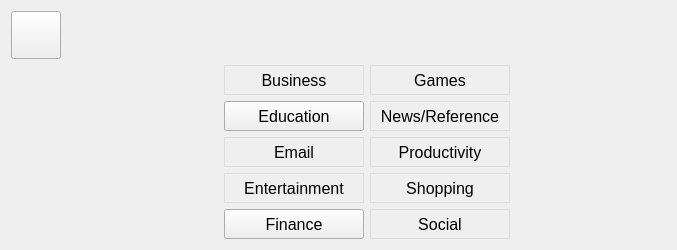
      <widget class="QWidget" name="passwordsPage">
       <property name="styleSheet">
        <string notr="true">QPushButton#test:pressed {background-color: rgb(255, 0, 255);}
         </string>
       </property>
       <layout class="QGridLayout" name="gridLayout_2">
        <item row="0" column="0">
         <widget class="QPushButton" name="backToMain4">
          <property name="sizePolicy">
           <sizepolicy hsizetype="Fixed" vsizetype="Fixed">
            <horstretch>0</horstretch>
            <verstretch>0</verstretch>
           </sizepolicy>
          </property>
          <property name="minimumSize">
           <size>
            <width>50</width>
            <height>48</height>
           </size>
          </property>
          <property name="maximumSize">
           <size>
            <width>50</width>
            <height>50</height>
           </size>
          </property>
          <property name="autoFillBackground">
           <bool>false</bool>
          </property>
          <property name="styleSheet">
           <string notr="true"/>
          </property>
          <property name="text">
           <string/>
          </property>
          <property name="icon">
           <iconset resource="resource.qrc">
            <normaloff>:/images/back.png</normaloff>:/images/back.png</iconset>
          </property>
          <property name="iconSize">
           <size>
            <width>40</width>
            <height>40</height>
           </size>
          </property>
          <property name="flat">
           <bool>false</bool>
          </property>
         </widget>
        </item>
        <item row="0" column="2">
         <spacer name="horizontalSpacer_6">
          <property name="orientation">
           <enum>Qt::Horizontal</enum>
          </property>
          <property name="sizeHint" stdset="0">
           <size>
            <width>40</width>
            <height>20</height>
           </size>
          </property>
         </spacer>
        </item>
        <item row="1" column="2">
         <widget class="QPushButton" name="businessFolder">
          <property name="enabled">
           <bool>true</bool>
          </property>
          <property name="sizePolicy">
           <sizepolicy hsizetype="MinimumExpanding" vsizetype="MinimumExpanding">
            <horstretch>0</horstretch>
            <verstretch>0</verstretch>
           </sizepolicy>
          </property>
          <property name="minimumSize">
           <size>
            <width>140</width>
            <height>30</height>
           </size>
          </property>
          <property name="maximumSize">
           <size>
            <width>280</width>
            <height>60</height>
           </size>
          </property>
          <property name="font">
           <font>
            <pointsize>12</pointsize>
           </font>
          </property>
          <property name="cursor">
           <cursorShape>PointingHandCursor</cursorShape>
          </property>
          <property name="acceptDrops">
           <bool>false</bool>
          </property>
          <property name="autoFillBackground">
           <bool>false</bool>
          </property>
          <property name="styleSheet">
           <string notr="true">border: 1px solid rgb(221, 221, 221);

</string>
          </property>
          <property name="text">
           <string>Business</string>
          </property>
          <property name="icon">
           <iconset>
            <normaloff>images/folder2.png</normaloff>images/folder2.png</iconset>
          </property>
          <property name="shortcut">
           <string/>
          </property>
          <property name="checkable">
           <bool>false</bool>
          </property>
          <property name="checked">
           <bool>false</bool>
          </property>
          <property name="autoDefault">
           <bool>false</bool>
          </property>
          <property name="default">
           <bool>false</bool>
          </property>
          <property name="flat">
           <bool>false</bool>
          </property>
         </widget>
        </item>
        <item row="1" column="3">
         <widget class="QPushButton" name="gamesFolder">
          <property name="enabled">
           <bool>true</bool>
          </property>
          <property name="sizePolicy">
           <sizepolicy hsizetype="MinimumExpanding" vsizetype="MinimumExpanding">
            <horstretch>0</horstretch>
            <verstretch>0</verstretch>
           </sizepolicy>
          </property>
          <property name="minimumSize">
           <size>
            <width>140</width>
            <height>30</height>
           </size>
          </property>
          <property name="maximumSize">
           <size>
            <width>280</width>
            <height>60</height>
           </size>
          </property>
          <property name="font">
           <font>
            <pointsize>12</pointsize>
           </font>
          </property>
          <property name="cursor">
           <cursorShape>PointingHandCursor</cursorShape>
          </property>
          <property name="acceptDrops">
           <bool>false</bool>
          </property>
          <property name="autoFillBackground">
           <bool>false</bool>
          </property>
          <property name="styleSheet">
           <string notr="true">border: 1px solid rgb(221, 221, 221);
</string>
          </property>
          <property name="text">
           <string>Games</string>
          </property>
          <property name="icon">
           <iconset>
            <normaloff>images/folder2.png</normaloff>images/folder2.png</iconset>
          </property>
          <property name="shortcut">
           <string/>
          </property>
          <property name="checkable">
           <bool>false</bool>
          </property>
          <property name="checked">
           <bool>false</bool>
          </property>
          <property name="autoDefault">
           <bool>false</bool>
          </property>
          <property name="default">
           <bool>false</bool>
          </property>
          <property name="flat">
           <bool>false</bool>
          </property>
         </widget>
        </item>
        <item row="2" column="2">
         <widget class="QPushButton" name="educationFolder">
          <property name="enabled">
           <bool>true</bool>
          </property>
          <property name="sizePolicy">
           <sizepolicy hsizetype="MinimumExpanding" vsizetype="MinimumExpanding">
            <horstretch>0</horstretch>
            <verstretch>0</verstretch>
           </sizepolicy>
          </property>
          <property name="minimumSize">
           <size>
            <width>140</width>
            <height>30</height>
           </size>
          </property>
          <property name="maximumSize">
           <size>
            <width>280</width>
            <height>60</height>
           </size>
          </property>
          <property name="font">
           <font>
            <pointsize>12</pointsize>
           </font>
          </property>
          <property name="cursor">
           <cursorShape>PointingHandCursor</cursorShape>
          </property>
          <property name="acceptDrops">
           <bool>false</bool>
          </property>
          <property name="autoFillBackground">
           <bool>false</bool>
          </property>
          <property name="styleSheet">
           <string notr="true">border: 1px solid rgb(221, 221, 221);
QpushButton::pressed{background-color: red;}</string>
          </property>
          <property name="text">
           <string>Education</string>
          </property>
          <property name="icon">
           <iconset>
            <normaloff>images/folder2.png</normaloff>images/folder2.png</iconset>
          </property>
          <property name="shortcut">
           <string/>
          </property>
          <property name="checkable">
           <bool>false</bool>
          </property>
          <property name="checked">
           <bool>false</bool>
          </property>
          <property name="autoDefault">
           <bool>false</bool>
          </property>
          <property name="default">
           <bool>false</bool>
          </property>
          <property name="flat">
           <bool>false</bool>
          </property>
         </widget>
        </item>
        <item row="2" column="3">
         <widget class="QPushButton" name="newsFolder">
          <property name="enabled">
           <bool>true</bool>
          </property>
          <property name="sizePolicy">
           <sizepolicy hsizetype="MinimumExpanding" vsizetype="MinimumExpanding">
            <horstretch>0</horstretch>
            <verstretch>0</verstretch>
           </sizepolicy>
          </property>
          <property name="minimumSize">
           <size>
            <width>140</width>
            <height>30</height>
           </size>
          </property>
          <property name="maximumSize">
           <size>
            <width>280</width>
            <height>60</height>
           </size>
          </property>
          <property name="font">
           <font>
            <pointsize>12</pointsize>
           </font>
          </property>
          <property name="cursor">
           <cursorShape>PointingHandCursor</cursorShape>
          </property>
          <property name="acceptDrops">
           <bool>false</bool>
          </property>
          <property name="autoFillBackground">
           <bool>false</bool>
          </property>
          <property name="styleSheet">
           <string notr="true">border: 1px solid rgb(221, 221, 221);
</string>
          </property>
          <property name="text">
           <string>News/Reference</string>
          </property>
          <property name="icon">
           <iconset>
            <normaloff>images/folder2.png</normaloff>images/folder2.png</iconset>
          </property>
          <property name="shortcut">
           <string/>
          </property>
          <property name="checkable">
           <bool>false</bool>
          </property>
          <property name="checked">
           <bool>false</bool>
          </property>
          <property name="autoDefault">
           <bool>false</bool>
          </property>
          <property name="default">
           <bool>false</bool>
          </property>
          <property name="flat">
           <bool>false</bool>
          </property>
         </widget>
        </item>
        <item row="3" column="1">
         <spacer name="horizontalSpacer_7">
          <property name="orientation">
           <enum>Qt::Horizontal</enum>
          </property>
          <property name="sizeHint" stdset="0">
           <size>
            <width>157</width>
            <height>20</height>
           </size>
          </property>
         </spacer>
        </item>
        <item row="3" column="2">
         <widget class="QPushButton" name="emailFolder">
          <property name="enabled">
           <bool>true</bool>
          </property>
          <property name="sizePolicy">
           <sizepolicy hsizetype="MinimumExpanding" vsizetype="MinimumExpanding">
            <horstretch>0</horstretch>
            <verstretch>0</verstretch>
           </sizepolicy>
          </property>
          <property name="minimumSize">
           <size>
            <width>140</width>
            <height>30</height>
           </size>
          </property>
          <property name="maximumSize">
           <size>
            <width>280</width>
            <height>60</height>
           </size>
          </property>
          <property name="font">
           <font>
            <pointsize>12</pointsize>
           </font>
          </property>
          <property name="cursor">
           <cursorShape>PointingHandCursor</cursorShape>
          </property>
          <property name="acceptDrops">
           <bool>false</bool>
          </property>
          <property name="autoFillBackground">
           <bool>false</bool>
          </property>
          <property name="styleSheet">
           <string notr="true">border: 1px solid rgb(221, 221, 221);
</string>
          </property>
          <property name="text">
           <string>Email</string>
          </property>
          <property name="icon">
           <iconset>
            <normaloff>images/folder2.png</normaloff>images/folder2.png</iconset>
          </property>
          <property name="shortcut">
           <string/>
          </property>
          <property name="checkable">
           <bool>false</bool>
          </property>
          <property name="checked">
           <bool>false</bool>
          </property>
          <property name="autoDefault">
           <bool>false</bool>
          </property>
          <property name="default">
           <bool>false</bool>
          </property>
          <property name="flat">
           <bool>false</bool>
          </property>
         </widget>
        </item>
        <item row="3" column="3">
         <widget class="QPushButton" name="productivityFolder">
          <property name="enabled">
           <bool>true</bool>
          </property>
          <property name="sizePolicy">
           <sizepolicy hsizetype="MinimumExpanding" vsizetype="MinimumExpanding">
            <horstretch>0</horstretch>
            <verstretch>0</verstretch>
           </sizepolicy>
          </property>
          <property name="minimumSize">
           <size>
            <width>140</width>
            <height>30</height>
           </size>
          </property>
          <property name="maximumSize">
           <size>
            <width>280</width>
            <height>60</height>
           </size>
          </property>
          <property name="font">
           <font>
            <pointsize>12</pointsize>
           </font>
          </property>
          <property name="cursor">
           <cursorShape>PointingHandCursor</cursorShape>
          </property>
          <property name="acceptDrops">
           <bool>false</bool>
          </property>
          <property name="autoFillBackground">
           <bool>false</bool>
          </property>
          <property name="styleSheet">
           <string notr="true">border: 1px solid rgb(221, 221, 221);
</string>
          </property>
          <property name="text">
           <string>Productivity</string>
          </property>
          <property name="icon">
           <iconset>
            <normaloff>images/folder2.png</normaloff>images/folder2.png</iconset>
          </property>
          <property name="shortcut">
           <string/>
          </property>
          <property name="checkable">
           <bool>false</bool>
          </property>
          <property name="checked">
           <bool>false</bool>
          </property>
          <property name="autoDefault">
           <bool>false</bool>
          </property>
          <property name="default">
           <bool>false</bool>
          </property>
          <property name="flat">
           <bool>false</bool>
          </property>
         </widget>
        </item>
        <item row="3" column="4">
         <spacer name="horizontalSpacer_8">
          <property name="orientation">
           <enum>Qt::Horizontal</enum>
          </property>
          <property name="sizeHint" stdset="0">
           <size>
            <width>156</width>
            <height>20</height>
           </size>
          </property>
         </spacer>
        </item>
        <item row="4" column="2">
         <widget class="QPushButton" name="entertainmentFolder">
          <property name="enabled">
           <bool>true</bool>
          </property>
          <property name="sizePolicy">
           <sizepolicy hsizetype="MinimumExpanding" vsizetype="MinimumExpanding">
            <horstretch>0</horstretch>
            <verstretch>0</verstretch>
           </sizepolicy>
          </property>
          <property name="minimumSize">
           <size>
            <width>140</width>
            <height>30</height>
           </size>
          </property>
          <property name="maximumSize">
           <size>
            <width>280</width>
            <height>60</height>
           </size>
          </property>
          <property name="font">
           <font>
            <pointsize>12</pointsize>
           </font>
          </property>
          <property name="cursor">
           <cursorShape>PointingHandCursor</cursorShape>
          </property>
          <property name="acceptDrops">
           <bool>false</bool>
          </property>
          <property name="autoFillBackground">
           <bool>false</bool>
          </property>
          <property name="styleSheet">
           <string notr="true">border: 1px solid rgb(221, 221, 221);
</string>
          </property>
          <property name="text">
           <string>Entertainment</string>
          </property>
          <property name="icon">
           <iconset>
            <normaloff>images/folder2.png</normaloff>images/folder2.png</iconset>
          </property>
          <property name="shortcut">
           <string/>
          </property>
          <property name="checkable">
           <bool>false</bool>
          </property>
          <property name="checked">
           <bool>false</bool>
          </property>
          <property name="autoDefault">
           <bool>false</bool>
          </property>
          <property name="default">
           <bool>false</bool>
          </property>
          <property name="flat">
           <bool>false</bool>
          </property>
         </widget>
        </item>
        <item row="4" column="3">
         <widget class="QPushButton" name="shoppingFolder">
          <property name="enabled">
           <bool>true</bool>
          </property>
          <property name="sizePolicy">
           <sizepolicy hsizetype="MinimumExpanding" vsizetype="MinimumExpanding">
            <horstretch>0</horstretch>
            <verstretch>0</verstretch>
           </sizepolicy>
          </property>
          <property name="minimumSize">
           <size>
            <width>140</width>
            <height>30</height>
           </size>
          </property>
          <property name="maximumSize">
           <size>
            <width>280</width>
            <height>60</height>
           </size>
          </property>
          <property name="font">
           <font>
            <pointsize>12</pointsize>
           </font>
          </property>
          <property name="cursor">
           <cursorShape>PointingHandCursor</cursorShape>
          </property>
          <property name="acceptDrops">
           <bool>false</bool>
          </property>
          <property name="autoFillBackground">
           <bool>false</bool>
          </property>
          <property name="styleSheet">
           <string notr="true">border: 1px solid rgb(221, 221, 221);
</string>
          </property>
          <property name="text">
           <string>Shopping</string>
          </property>
          <property name="icon">
           <iconset>
            <normaloff>images/folder2.png</normaloff>images/folder2.png</iconset>
          </property>
          <property name="shortcut">
           <string/>
          </property>
          <property name="checkable">
           <bool>false</bool>
          </property>
          <property name="checked">
           <bool>false</bool>
          </property>
          <property name="autoDefault">
           <bool>false</bool>
          </property>
          <property name="default">
           <bool>false</bool>
          </property>
          <property name="flat">
           <bool>false</bool>
          </property>
         </widget>
        </item>
        <item row="5" column="2">
         <widget class="QPushButton" name="financeFolder">
          <property name="enabled">
           <bool>true</bool>
          </property>
          <property name="sizePolicy">
           <sizepolicy hsizetype="MinimumExpanding" vsizetype="MinimumExpanding">
            <horstretch>0</horstretch>
            <verstretch>0</verstretch>
           </sizepolicy>
          </property>
          <property name="minimumSize">
           <size>
            <width>140</width>
            <height>30</height>
           </size>
          </property>
          <property name="maximumSize">
           <size>
            <width>280</width>
            <height>60</height>
           </size>
          </property>
          <property name="font">
           <font>
            <pointsize>12</pointsize>
           </font>
          </property>
          <property name="cursor">
           <cursorShape>PointingHandCursor</cursorShape>
          </property>
          <property name="acceptDrops">
           <bool>false</bool>
          </property>
          <property name="autoFillBackground">
           <bool>false</bool>
          </property>
          <property name="styleSheet">
           <string notr="true">border: 1px solid rgb(221, 221, 221);
QpushButton {background-color: red;}</string>
          </property>
          <property name="text">
           <string>Finance</string>
          </property>
          <property name="icon">
           <iconset>
            <normaloff>images/folder2.png</normaloff>images/folder2.png</iconset>
          </property>
          <property name="shortcut">
           <string/>
          </property>
          <property name="checkable">
           <bool>false</bool>
          </property>
          <property name="checked">
           <bool>false</bool>
          </property>
          <property name="autoDefault">
           <bool>false</bool>
          </property>
          <property name="default">
           <bool>false</bool>
          </property>
          <property name="flat">
           <bool>false</bool>
          </property>
         </widget>
        </item>
        <item row="5" column="3">
         <widget class="QPushButton" name="socialFolder">
          <property name="enabled">
           <bool>true</bool>
          </property>
          <property name="sizePolicy">
           <sizepolicy hsizetype="MinimumExpanding" vsizetype="MinimumExpanding">
            <horstretch>0</horstretch>
            <verstretch>0</verstretch>
           </sizepolicy>
          </property>
          <property name="minimumSize">
           <size>
            <width>140</width>
            <height>30</height>
           </size>
          </property>
          <property name="maximumSize">
           <size>
            <width>280</width>
            <height>60</height>
           </size>
          </property>
          <property name="font">
           <font>
            <pointsize>12</pointsize>
           </font>
          </property>
          <property name="cursor">
           <cursorShape>PointingHandCursor</cursorShape>
          </property>
          <property name="acceptDrops">
           <bool>false</bool>
          </property>
          <property name="autoFillBackground">
           <bool>false</bool>
          </property>
          <property name="styleSheet">
           <string notr="true">border: 1px solid rgb(221, 221, 221);
</string>
          </property>
          <property name="text">
           <string>Social</string>
          </property>
          <property name="icon">
           <iconset>
            <normaloff>images/folder2.png</normaloff>images/folder2.png</iconset>
          </property>
          <property name="shortcut">
           <string/>
          </property>
          <property name="checkable">
           <bool>false</bool>
          </property>
          <property name="checked">
           <bool>false</bool>
          </property>
          <property name="autoDefault">
           <bool>false</bool>
          </property>
          <property name="default">
           <bool>false</bool>
          </property>
          <property name="flat">
           <bool>false</bool>
          </property>
         </widget>
        </item>
       </layout>
      </widget>
